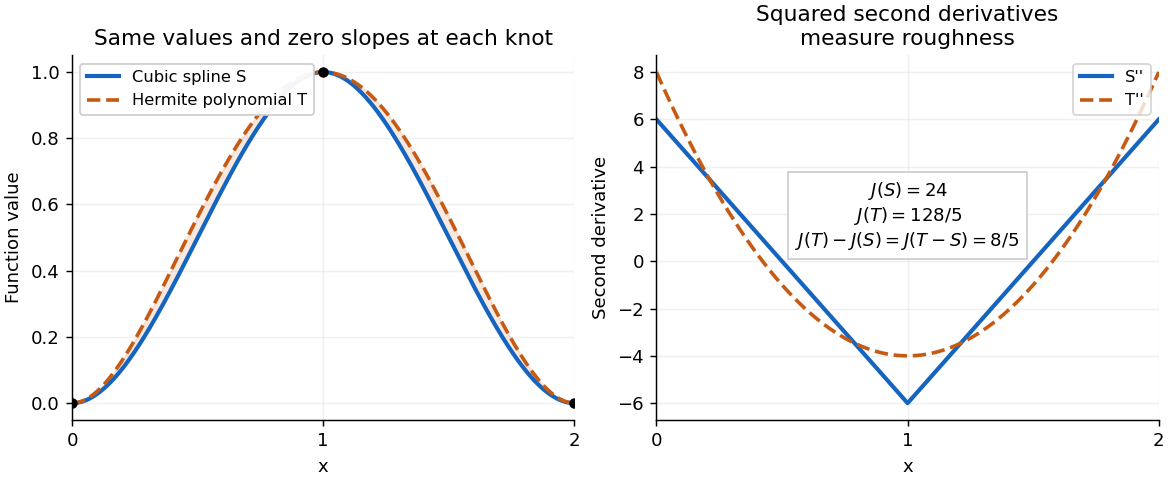

Source code (Python):
"""Compare a clamped cubic spline with its nodal Hermite polynomial.

Tested with Python 3.14.4, NumPy 2.3.5 and Matplotlib 3.10.7, as declared
in the repository's pyproject.toml. Run this script to regenerate the
PNG in the current working directory; the example is original and is not an examination statement.
"""

from pathlib import Path

import matplotlib

matplotlib.use("Agg")
import matplotlib.pyplot as plt
import numpy as np


def main():
    x = np.linspace(0.0, 2.0, 601)
    t = np.minimum(x, 2.0 - x)
    spline = 3.0 * t**2 - 2.0 * t**3
    hermite = x**2 * (2.0 - x) ** 2
    spline_second = 6.0 - 12.0 * t
    hermite_second = 12.0 * x**2 - 24.0 * x + 8.0

    plt.rcParams.update({"font.size": 10, "axes.spines.top": False,
                         "axes.spines.right": False})
    fig, axes = plt.subplots(1, 2, figsize=(9.0, 3.7), layout="constrained")
    fig.set_facecolor("white")
    for ax in axes:
        ax.set_facecolor("white")
        ax.set_xlim(0, 2)
        ax.set_xticks([0, 1, 2])
        ax.set_xlabel("x")
        ax.grid(alpha=0.18)

    axes[0].plot(x, spline, color="#1565c0", lw=2.3, label="Cubic spline S")
    axes[0].plot(x, hermite, color="#c65a13", lw=2.0, ls="--",
                 label="Hermite polynomial T")
    axes[0].fill_between(x, spline, hermite, color="#c65a13", alpha=0.13)
    axes[0].scatter([0, 1, 2], [0, 1, 0], color="black", s=23, zorder=4)
    axes[0].set_title("Same values and zero slopes at each knot")
    axes[0].set_ylabel("Function value")
    axes[0].legend(loc="upper left", fontsize=9, framealpha=0.95)

    axes[1].plot(x, spline_second, color="#1565c0", lw=2.3, label="S''")
    axes[1].plot(x, hermite_second, color="#c65a13", lw=2.0, ls="--", label="T''")
    axes[1].set_title("Squared second derivatives\nmeasure roughness")
    axes[1].set_ylabel("Second derivative")
    axes[1].legend(loc="upper right", fontsize=9)
    axes[1].text(0.5, 0.56,
                 "$J(S)=24$\n$J(T)=128/5$\n$J(T)-J(S)=J(T-S)=8/5$",
                 transform=axes[1].transAxes, ha="center", va="center", fontsize=10,
                 bbox={"facecolor": "white", "edgecolor": "#cccccc", "alpha": 0.95})

    fig.savefig(Path(__file__).with_suffix(".png").name, dpi=130, facecolor="white")
    plt.close(fig)


if __name__ == "__main__":
    main()
